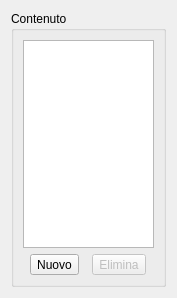
<?xml version="1.0" encoding="UTF-8"?>
<ui version="4.0">
 <class>DettagliArticoloMenu</class>
 <widget class="QWidget" name="DettagliArticoloMenu">
  <property name="geometry">
   <rect>
    <x>0</x>
    <y>0</y>
    <width>177</width>
    <height>298</height>
   </rect>
  </property>
  <property name="windowTitle">
   <string>Form</string>
  </property>
  <layout class="QVBoxLayout" name="verticalLayout_3">
   <item>
    <layout class="QVBoxLayout" name="verticalLayout_2">
     <item>
      <widget class="QGroupBox" name="groupBox">
       <property name="title">
        <string>Contenuto</string>
       </property>
       <layout class="QVBoxLayout" name="verticalLayout">
        <item>
         <widget class="QTableView" name="articoliList">
          <property name="enabled">
           <bool>true</bool>
          </property>
          <property name="selectionBehavior">
           <enum>QAbstractItemView::SelectRows</enum>
          </property>
          <attribute name="horizontalHeaderVisible">
           <bool>false</bool>
          </attribute>
          <attribute name="horizontalHeaderDefaultSectionSize">
           <number>100</number>
          </attribute>
          <attribute name="horizontalHeaderStretchLastSection">
           <bool>false</bool>
          </attribute>
          <attribute name="verticalHeaderVisible">
           <bool>false</bool>
          </attribute>
         </widget>
        </item>
        <item>
         <layout class="QHBoxLayout" name="horizontalLayout_4">
          <item>
           <widget class="QToolButton" name="toolButton_3">
            <property name="text">
             <string>Nuovo</string>
            </property>
           </widget>
          </item>
          <item>
           <widget class="QToolButton" name="toolButton_2">
            <property name="enabled">
             <bool>false</bool>
            </property>
            <property name="text">
             <string>Elimina</string>
            </property>
           </widget>
          </item>
         </layout>
        </item>
       </layout>
      </widget>
     </item>
    </layout>
   </item>
  </layout>
 </widget>
 <resources/>
 <connections/>
</ui>
